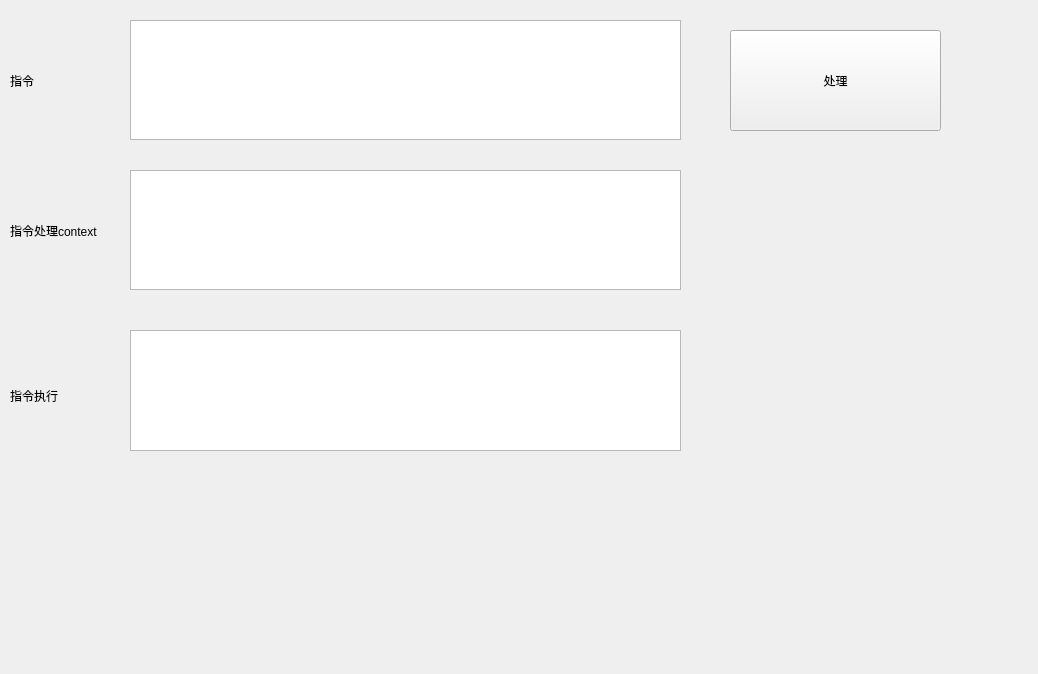
<?xml version="1.0" encoding="UTF-8"?>
<ui version="4.0">
 <class>Widget</class>
 <widget class="QWidget" name="Widget">
  <property name="geometry">
   <rect>
    <x>0</x>
    <y>0</y>
    <width>1038</width>
    <height>674</height>
   </rect>
  </property>
  <property name="windowTitle">
   <string>Widget</string>
  </property>
  <widget class="QTextEdit" name="textEdit">
   <property name="geometry">
    <rect>
     <x>130</x>
     <y>20</y>
     <width>551</width>
     <height>120</height>
    </rect>
   </property>
  </widget>
  <widget class="QTextEdit" name="textEdit_2">
   <property name="geometry">
    <rect>
     <x>130</x>
     <y>170</y>
     <width>551</width>
     <height>120</height>
    </rect>
   </property>
  </widget>
  <widget class="QTextEdit" name="textEdit_3">
   <property name="geometry">
    <rect>
     <x>130</x>
     <y>330</y>
     <width>551</width>
     <height>121</height>
    </rect>
   </property>
  </widget>
  <widget class="QLabel" name="label">
   <property name="geometry">
    <rect>
     <x>10</x>
     <y>30</y>
     <width>101</width>
     <height>101</height>
    </rect>
   </property>
   <property name="text">
    <string>指令</string>
   </property>
  </widget>
  <widget class="QLabel" name="label_2">
   <property name="geometry">
    <rect>
     <x>10</x>
     <y>180</y>
     <width>101</width>
     <height>101</height>
    </rect>
   </property>
   <property name="text">
    <string>指令处理context</string>
   </property>
  </widget>
  <widget class="QLabel" name="label_3">
   <property name="geometry">
    <rect>
     <x>10</x>
     <y>340</y>
     <width>111</width>
     <height>111</height>
    </rect>
   </property>
   <property name="text">
    <string>指令执行</string>
   </property>
  </widget>
  <widget class="QPushButton" name="pushButton">
   <property name="geometry">
    <rect>
     <x>730</x>
     <y>30</y>
     <width>211</width>
     <height>101</height>
    </rect>
   </property>
   <property name="text">
    <string>处理</string>
   </property>
  </widget>
 </widget>
 <resources/>
 <connections/>
</ui>
